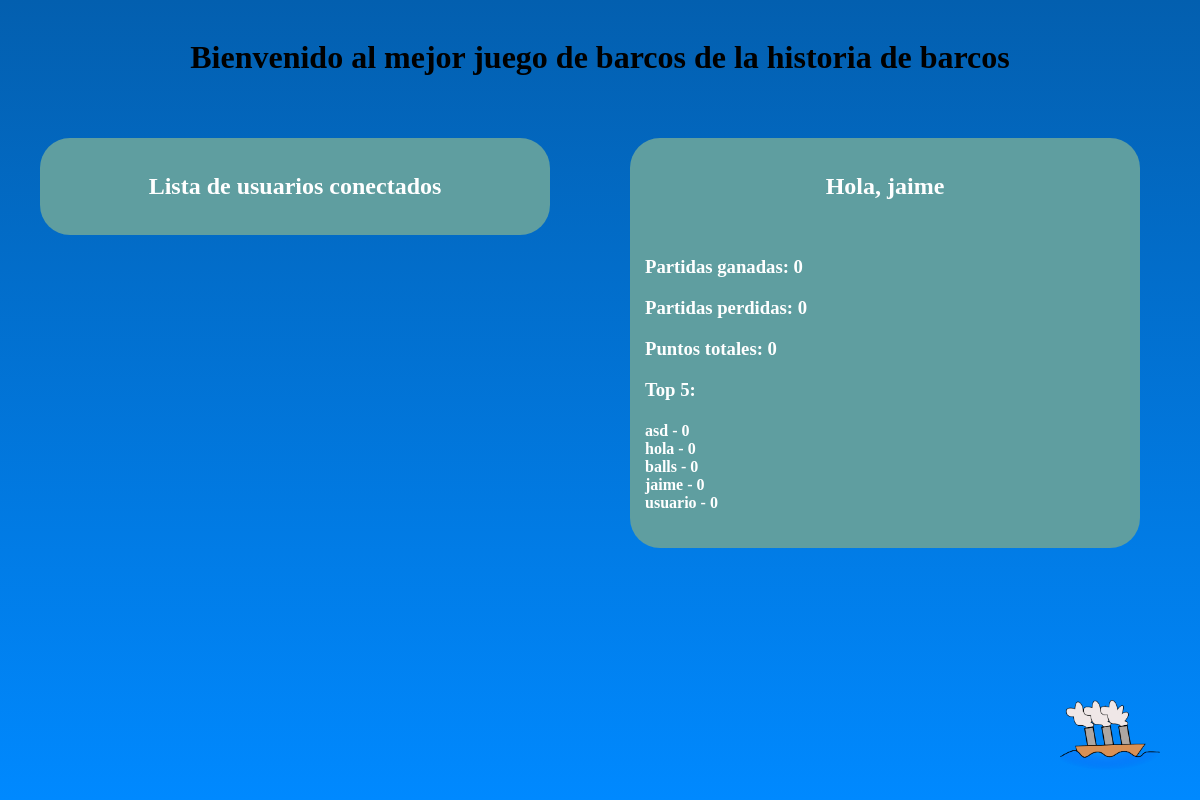
The app's page /versionLocal/paginausuario.php (signed in) with its own data.
### tables this page shows
CREATE TABLE IF NOT EXISTS `usuarios` (
  `nick` varchar(20) NOT NULL,
  `password` varchar(20) NOT NULL,
  `id` int(11) NOT NULL AUTO_INCREMENT,
  `p_ganadas` int(11) NOT NULL,
  `p_perdidas` int(11) NOT NULL,
  `estado` int(11) NOT NULL,
  `peticion` int(11) NOT NULL,
  `tablero` varchar(500) NOT NULL,
  `id_partida` int(11) NOT NULL,
  PRIMARY KEY (`nick`),
  UNIQUE KEY `id` (`id`)
);

### versionLocal/paginausuario.php (the view, shortened to what this page needs)
<?php
    if(isset($_SESSION['user']) && isset($_SESSION['pass'])){
        $host="localhost";
        $user="root";
        $password="";
        $database="barcos";
        $conexion = mysqli_connect($host, $user, $password, $database);
        $usuario = $_SESSION['user'];
?>
<html>
    <head>
        <link href="css/styles.css" rel="stylesheet" type="text/css" />
    </head>
    <body onload="inicio2()">
        <div id="contenedorpu">
            <br/>
            <h1 class="titulos"> Bienvenido al mejor juego de barcos de la historia de barcos </h1>
            <div id="lista2">
                <h2 class="titulos">Lista de usuarios conectados</h2>
            </div>
            <div id="espaciousu">
                <h2 class="titulos">Hola, <?php echo $_SESSION['user'] ?></h2><br>
                <?php
                    $consulta = mysqli_query($conexion,"select * from usuarios");
                    while ($registro = mysqli_fetch_array($consulta)) {
                        if ($registro['nick'] == $usuario) {
                            ?><html><h3>Partidas ganadas: <?php echo $registro['p_ganadas']; ?></h3></html><?php
                            ?><html><h3>Partidas perdidas: <?php echo $registro['p_perdidas']; ?></h3></html><?php
                            ?><html><h3>Puntos totales: <?php $final= $registro['p_ganadas']-$registro['p_perdidas']; echo $final; ?></h3></html><?php
                        }
                    }
                ?>
                <h3>Top 5:</h3>
                <h4><?php $consulta2 = mysqli_query($conexion,"SELECT nick, p_ganadas FROM usuarios order by p_ganadas desc LIMIT 5");
                while ($registro = mysqli_fetch_array($consulta2)) {
                    echo $registro[0]."  -  ".$registro[1]. "<br>";
                }
                ?></h4>
            </div>
            <a href="desconexion.php"><img src="imagenes/barco-simple.png" class="barcosalida"></a>
        </div>
    </body>
</html>
<?php
    }
    else{
	print 'no tengo sesion';
	header("Location:index.php");
    }
?>

### versionLocal/css/styles.css (style rules this page uses)
body { margin: 0px; //background-image: url(../imagenes/2daguerra.jpg); background: linear-gradient(#035FAF, #0089FF) repeat scroll 0 0 rgba(0,0,0,0); //background-color: darkcyan; }
.titulos, #submit { text-align: center; }
#contenedor, #contenedorpu { height: 100%; width: 100%; //background: linear-gradient(#039 ,violet) repeat scroll; }
#lista, #lista2 { padding:15px; color:#fff; width:40%; height: auto; margin:40px; background:#039; background-color: cadetblue; border-radius: 30px; text-align: center; }
#lista2 { // text-align: center; }
#espaciousu { padding:15px; color:#fff; width:40%; height: auto; margin:40px; background-color: cadetblue; border-radius: 30px; }
#contenedorpu>div { float: left; }
.barcosalida { width: 100px; height: 100px; position:absolute; bottom:0px; right:40px; }

### records on screen
usuarios: p_ganadas "0", p_perdidas "0", nick "jaime"
usuarios: nick "asd", p_ganadas "0"
usuarios: nick "hola", p_ganadas "0"
usuarios: nick "balls", p_ganadas "0"
usuarios: nick "usuario", p_ganadas "0"

### other values on screen
$_SESSION['user'] "jaime"
